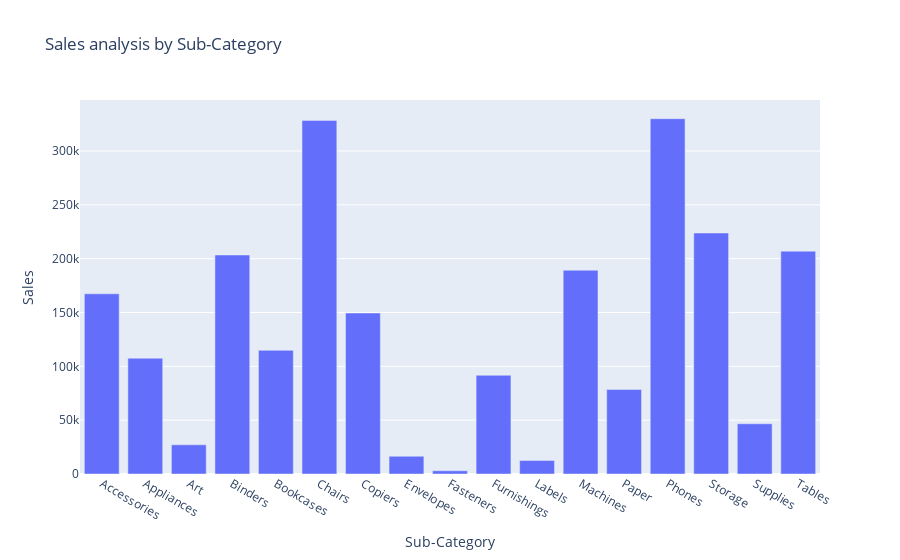

Write notebook code for a chart like this one.
### Code cell
fig

### Figure 1 — Plotly figure (JSON) as saved in the notebook; plotly's stock layout.template omitted (floating-point values rounded to 4 significant figures)
{"data": [{"hovertemplate": "Sub-Category=%{x}<br>Sales=%{y}<extra></extra>", "legendgroup": "", "marker": {"color": "#636efa", "pattern": {"shape": ""}}, "name": "", "orientation": "v", "showlegend": false, "textposition": "auto", "type": "bar", "x": ["Accessories", "Appliances", "Art", "Binders", "Bookcases", "Chairs", "Copiers", "Envelopes", "Fasteners", "Furnishings", "Labels", "Machines", "Paper", "Phones", "Storage", "Supplies", "Tables"], "xaxis": "x", "y": [167400.0, 107500.0, 27120.0, 203400.0, 114900.0, 328400.0, 149500.0, 16480.0, 3024.0, 91710.0, 12490.0, 189200.0, 78480.0, 330000.0, 223800.0, 46670.0, 207000.0], "yaxis": "y"}], "layout": {"barmode": "relative", "legend": {"tracegroupgap": 0}, "title": {"text": "Sales analysis by Sub-Category"}, "xaxis": {"anchor": "y", "domain": [0, 1], "title": {"text": "Sub-Category"}}, "yaxis": {"anchor": "x", "domain": [0, 1], "title": {"text": "Sales"}}}}
